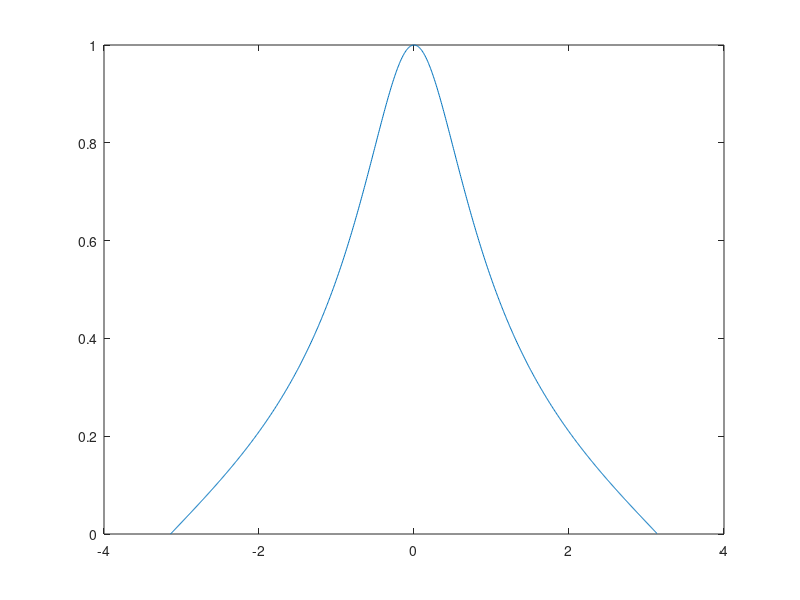

The MATLAB source for this figure:
alpha = .5;
top_multiplier = 1 - alpha;
bot_multiplier = 2;
b = [1,1].*top_multiplier;
a = [1,-alpha].*bot_multiplier;
L=1000;
dw=2*pi/L;
w = -pi:dw:pi-dw;
h = freqz(b,a,w);
plot(w,abs(h))
